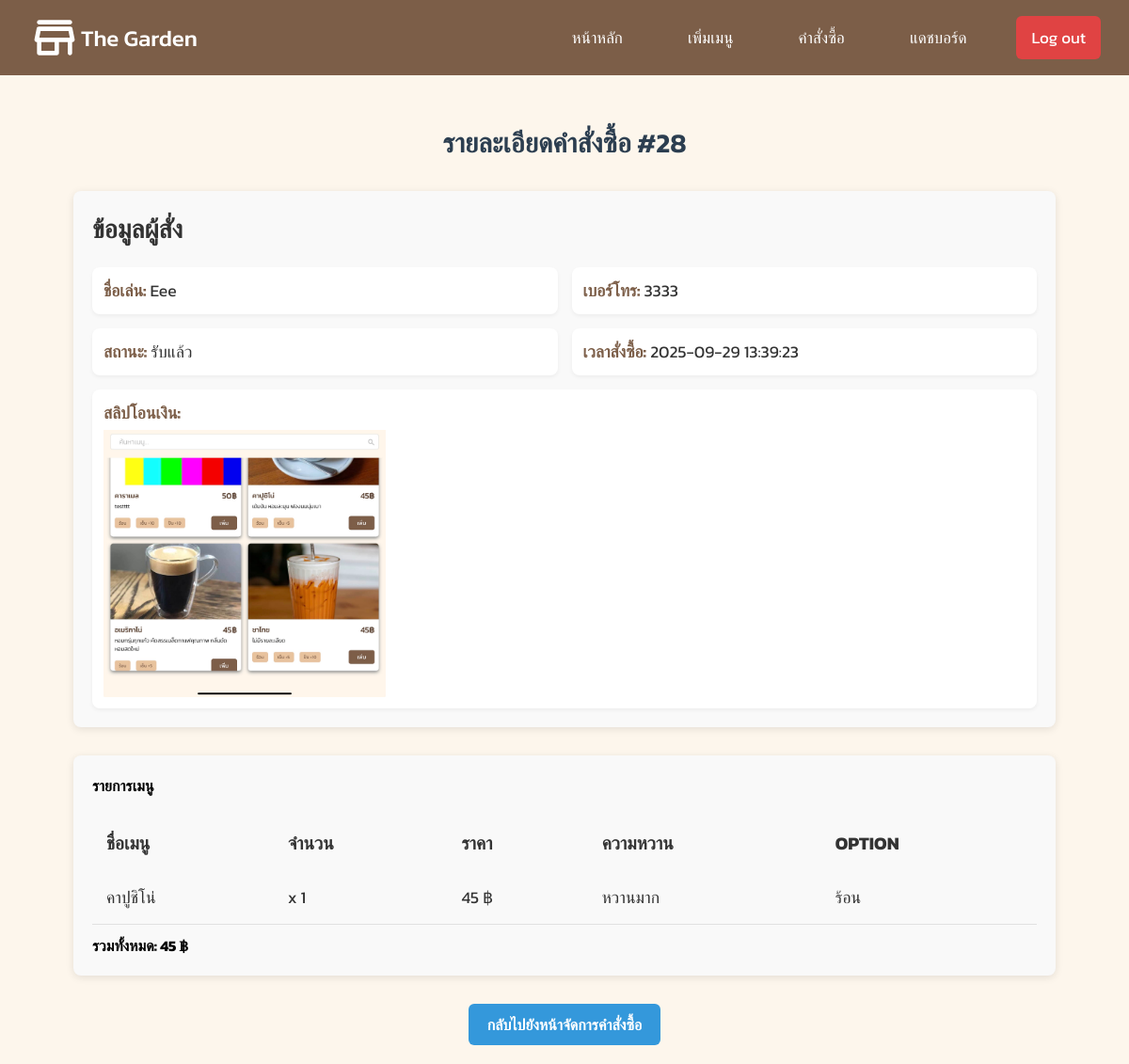
The page /order/28 (signed in) on the database its author committed.
### tables this page shows
CREATE TABLE "orders" (
    id INTEGER UNIQUE,
    nickname TEXT NOT NULL,
    phone TEXT NOT NULL,
    note TEXT,
    cart_data TEXT,
    status TEXT,
    timestamp DATETIME,
    slip_filename TEXT, cancel_token TEXT,
    PRIMARY KEY(id)
);

### app.py (the view)
@app.route('/order/<int:order_id>')
def order_details(order_id):
    if session.get("role") != "owner":
        return "Unauthorized", 403
    db = get_db()
    order = db.execute("SELECT * FROM orders WHERE id = ?", (order_id,)).fetchone()
    if not order:
        return "ไม่พบคำสั่งซื้อ", 404
    cart = json.loads(order['cart_data'])
    total_price = sum(item['price'] * item['qty'] for item in cart)
    db.close()
    return render_template('order_details.html', order=order, cart=cart, total_price=total_price)

### app.py (called while the page is built)
def get_db():
    conn = sqlite3.connect(db_garden, timeout=10)
    conn.row_factory = sqlite3.Row
    return conn

### templates/order_details.html (shortened to what this page needs)
{% extends "layout.html" %}
{% block content %}
<div style="padding: 20px; box-sizing: border-box; max-width: 1200px; margin: 0 auto;">
  <h1 class="order-title">รายละเอียดคำสั่งซื้อ #{{ order['id'] }}</h1>
  <section class="order-info">
    <h4 class="section-title">ข้อมูลผู้สั่ง</h4>
    <div class="order-details" style="display: flex; flex-wrap: wrap; gap: 15px;">
      <div class="detail-item" style="flex: 1 1 45%;">
        <strong>ชื่อเล่น:</strong> {{ order['nickname'] }}
      </div>
      <div class="detail-item" style="flex: 1 1 45%;">
        <strong>เบอร์โทร:</strong> {{ order['phone'] }}
      </div>
      <div class="detail-item" style="flex: 1 1 45%;">
        <strong>สถานะ:</strong> {{ order['status'] }}
      </div>
      <div class="detail-item" style="flex: 1 1 45%;">
        <strong>เวลาสั่งซื้อ:</strong> {{ order['timestamp'] }}
      </div>
      {% if order['slip_filename'] %}
      <div class="detail-item" style="flex: 1 1 100%;">
        <strong>สลิปโอนเงิน:</strong>
        <img src="{{ url_for('static', filename='slips/' ~ order['slip_filename']) }}" alt="Slip"
          style="max-width:300px; display:block; margin-top:5px;">
      </div>
      {% endif %}
    </div>
  </section>
  <section class="order-items" style="margin-top: 20px;">
    <h4 class="section-title">รายการเมนู</h4>
    <div style="overflow-x: auto;">
      <table class="menu-table" style="width:100%; border-collapse: collapse;">
        <thead>
          <tr>
            <th>ชื่อเมนู</th>
            <th>จำนวน</th>
            <th>ราคา</th>
            <th>ความหวาน</th>
            <th>option</th>
          </tr>
        </thead>
        <tbody>
          {% for item in cart %}
          <tr class="menu-item">
            <td>{{ item['name'] }}</td>
            <td>x {{ item['qty'] }}</td>
            <td>{{ item['price'] }} ฿</td>
            <td>{{ item['sweetness'] if item['sweetness'] else 'ปกติ' }}</td>
            <td>{{ item['optionName'] if item['optionName'] else 'เย็น' }}</td>
          </tr>
          {% endfor %}
        </tbody>
      </table>
       <div style="text-align:left; font-weight: bold; margin-top: 10px;">
        รวมทั้งหมด: {{ total_price }} ฿
      </div>
    </div>
  </section>
  <div style="display: flex; justify-content: center; ">
    <a href="{{ url_for('manage_orders') }}"
      style="padding: 10px 20px; background-color: #3498db; color: white; border-radius: 6px; text-decoration: none; font-weight: 600;">
      กลับไปยังหน้าจัดการคำสั่งซื้อ
    </a>
  </div>
</div>
{% endblock %}

### static/style.css (style rules this page uses)
:root { --brown: #7C5E48; --cream: #FDF6EC; --white: #fff; --black: #808080; --brown-hover: #634a38; --blue: #262c91; --cream-li: #E8C39E; --red: #E53E3E; --color-font: #583E2C; --img-color: #A67C52; }
* { margin: 0; padding: 0; box-sizing: border-box; font-family: "Kanit", sans-serif; }
body { background-color: var(--cream); height: 100%; overflow-x: hidden; overflow-y: hidden; position: relative; }
strong { color: var(--brown); }
.order-title { font-size: 2rem; color: #2c3e50; text-align: center; margin-top: 40px; margin-bottom: 30px; font-weight: 600; }
.order-info { margin: 30px auto; padding: 20px; background-color: #f9f9f9; border-radius: 8px; box-shadow: 0 2px 8px rgba(0, 0, 0, 0.1); width: 90%; max-width: 1200px; }
.order-info .section-title { font-size: 1.7rem; font-weight: bold; color: #333; margin-bottom: 20px; }
.order-info .order-details { display: flex; flex-wrap: wrap; gap: 15px; }
.order-info .detail-item { background-color: #ffffff; border-radius: 8px; padding: 12px; width: 48%; font-size: 1.1rem; color: #333; box-shadow: 0 2px 4px rgba(0, 0, 0, 0.05); }
.order-items { margin: 30px auto; padding: 20px; background-color: #f9f9f9; border-radius: 8px; box-shadow: 0 2px 8px rgba(0, 0, 0, 0.1); width: 90%; max-width: 1200px; }
.order-items .menu-table { width: 100%; border-collapse: collapse; margin-top: 20px; }
.order-items .menu-table th, .order-items .menu-table td { padding: 15px; text-align: left; }
.order-items .menu-table th { background-color: #f9f9f9; color: #333; font-weight: bold; font-size: 1.2rem; text-transform: uppercase; border: bottom 1px solid #b7b7b7; }
.order-items .menu-table td { font-size: 1.1rem; color: #333; border-bottom: 1px solid #e1e1e1; }
.order-title { font-size: 2rem; color: #2c3e50; text-align: center; margin-top: 30px; margin-bottom: 20px; font-weight: 600; }
.order-title { font-size: 1.8em; margin-bottom: 20px; }

### static/login.css (style rules this page uses)
:root { --brown:#7C5E48; --cream:#FDF6EC; --white:#fff; --black:#808080; --brown-hover:#634a38; --blue:#262c91; }
* { margin: 0; padding: 0; box-sizing: border-box; font-family: "Kanit", sans-serif; }

### templates/order_details.html (style rules this page uses)
html, body { height: auto !important; overflow-y: auto !important; }

### rows shown on the page
orders: id "28", nickname "Eee", phone "3333", status "รับแล้ว", timestamp "2025-09-29 13:39:23", slip_filename (picture)

### other values the page prints
{{ item['name'] }} "คาปูชิโน่"
{{ item['qty'] }} "1"
{{ item['price'] }} "45"
{{ item['sweetness'] if item['sweetness'] else 'ปกติ' }} "หวานมาก"
{{ item['optionName'] if item['optionName'] else 'เย็น' }} "ร้อน"
{{ total_price }} "45"
